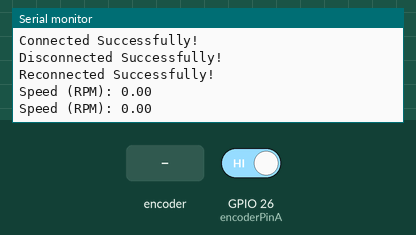
A sketch run on a simulated ESP32. Parts: the last lines printed to the serial monitor. The inputs (shaded band) are chosen by the test bench; at power-on: GPIO 26 (encoderPinA) HIGH. Nothing arrives over Bluetooth unless stated.

Above: at 1.2 s.
1.3 s: rotary encoder on GPIO 26 (encoderPinA) / GPIO 14 (encoderPinB) turned 1 step (first pin leading)
At 1.9 s:
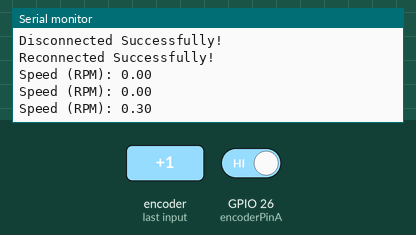
3.0 s: rotary encoder on GPIO 26 (encoderPinA) / GPIO 14 (encoderPinB) turned 3 steps (first pin leading)
At 3.9 s:
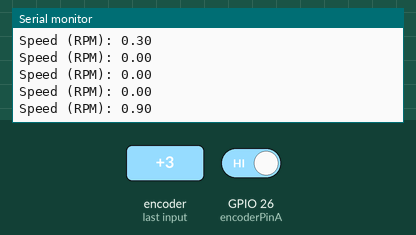
Timing chart, 0 to 6.0 s (numbered marks = the images above; inputs shaded):
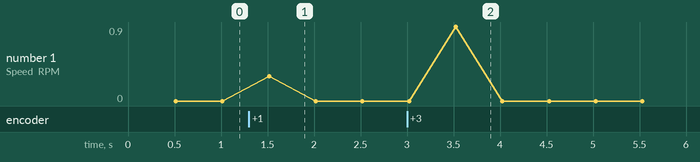

Measured:
- after the input at 1.3 s, the serial monitor: prints a new line after 0.22 s (image 1)
- after the input at 3.0 s, the serial monitor: prints a new line after 0.52 s (image 2)

The sketch:

15022024_sending_rpm_to_master.ino
```cpp
#include "BluetoothSerial.h"

#define USE_NAME // Comment this to use MAC address instead of a slaveName
const char *pin = "0000"; // Change this to reflect the pin expected by the real slave BT device

#if !defined(CONFIG_BT_SPP_ENABLED)
#error Serial Bluetooth not available or not enabled. It is only available for the ESP32 chip.
#endif

BluetoothSerial SerialBT;

#ifdef USE_NAME
  String slaveName = "RM17"; // Change this to reflect the real name of your slave BT device
#else
  String MACadd = "00:18:91:D8:03:FA"; // This only for printing
  uint8_t address[6]  = {0x00, 0x18, 0x91, 0xD8, 0x03, 0xFA}; // Change this to reflect real MAC address of your slave BT device
#endif

String myName = "ESP32-BT-Master";
volatile int pulseCount = 0;
unsigned long lastTime;
unsigned long currentTime;
unsigned long timeInterval = 500; // Time interval in milliseconds

const int encoderPinA = 26; // Example GPIO pin for encoder channel A
const int encoderPinB = 14; // Example GPIO pin for encoder channel B

void setup() {

  bool connected;
  Serial.begin(115200);

  SerialBT.begin(myName, true);
  Serial.printf("The device \"%s\" started in master mode, make sure slave BT device is on!\n", myName.c_str());

  #ifndef USE_NAME
    SerialBT.setPin(pin);
    Serial.println("Using PIN");
  #endif

  // connect(address) is fast (up to 10 secs max), connect(slaveName) is slow (up to 30 secs max) as it needs
  // to resolve slaveName to address first, but it allows to connect to different devices with the same name.
  // Set CoreDebugLevel to Info to view devices Bluetooth address and device names
  #ifdef USE_NAME
    connected = SerialBT.connect(slaveName);
    Serial.printf("Connecting to slave BT device named \"%s\"\n", slaveName.c_str());
  #else
    connected = SerialBT.connect(address);
    Serial.print("Connecting to slave BT device with MAC "); Serial.println(MACadd);
  #endif

  if(connected) {
    Serial.println("Connected Successfully!");
  } else {
    while(!SerialBT.connected(10000)) {
      Serial.println("Failed to connect. Make sure remote device is available and in range, then restart app.");
    }
  }
  // Disconnect() may take up to 10 secs max
  if (SerialBT.disconnect()) {
    Serial.println("Disconnected Successfully!");
  }
  // This would reconnect to the slaveName(will use address, if resolved) or address used with connect(slaveName/address).
  SerialBT.connect();
  if(connected) {
    Serial.println("Reconnected Successfully!");
  } else {
    while(!SerialBT.connected(10000)) {
      Serial.println("Failed to reconnect. Make sure remote device is available and in range, then restart app.");
    }
  }
  pinMode(encoderPinA, INPUT_PULLUP);
  pinMode(encoderPinB, INPUT_PULLUP);
  attachInterrupt(digitalPinToInterrupt(encoderPinA), countPulse, RISING);
  lastTime = millis();

}

void loop() {
  currentTime = millis();
  if ((currentTime - lastTime) >= timeInterval) {
    float rpm = (pulseCount / 400.0) * 60.0 / (timeInterval / 1000.0); // Assuming 400 counts per revolution
    Serial.print("Speed (RPM): ");
    Serial.println(rpm);
    SerialBT.write(rpm);
    // Send data over Bluetooth
    String rpmString = String(rpm, 2); // Format RPM to 2 decimal places
//    pCharacteristic->setValue(rpmString.c_str());
//    pCharacteristic->notify();

    pulseCount = 0;
    lastTime = currentTime;
  }
//  if (Serial.available()) {
//    SerialBT.write(Serial.read());
//  }
//  if (SerialBT.available()) {
//    Serial.write(SerialBT.read());
//  }
  delay(20);
}

void countPulse() {
  pulseCount++;
}
```
